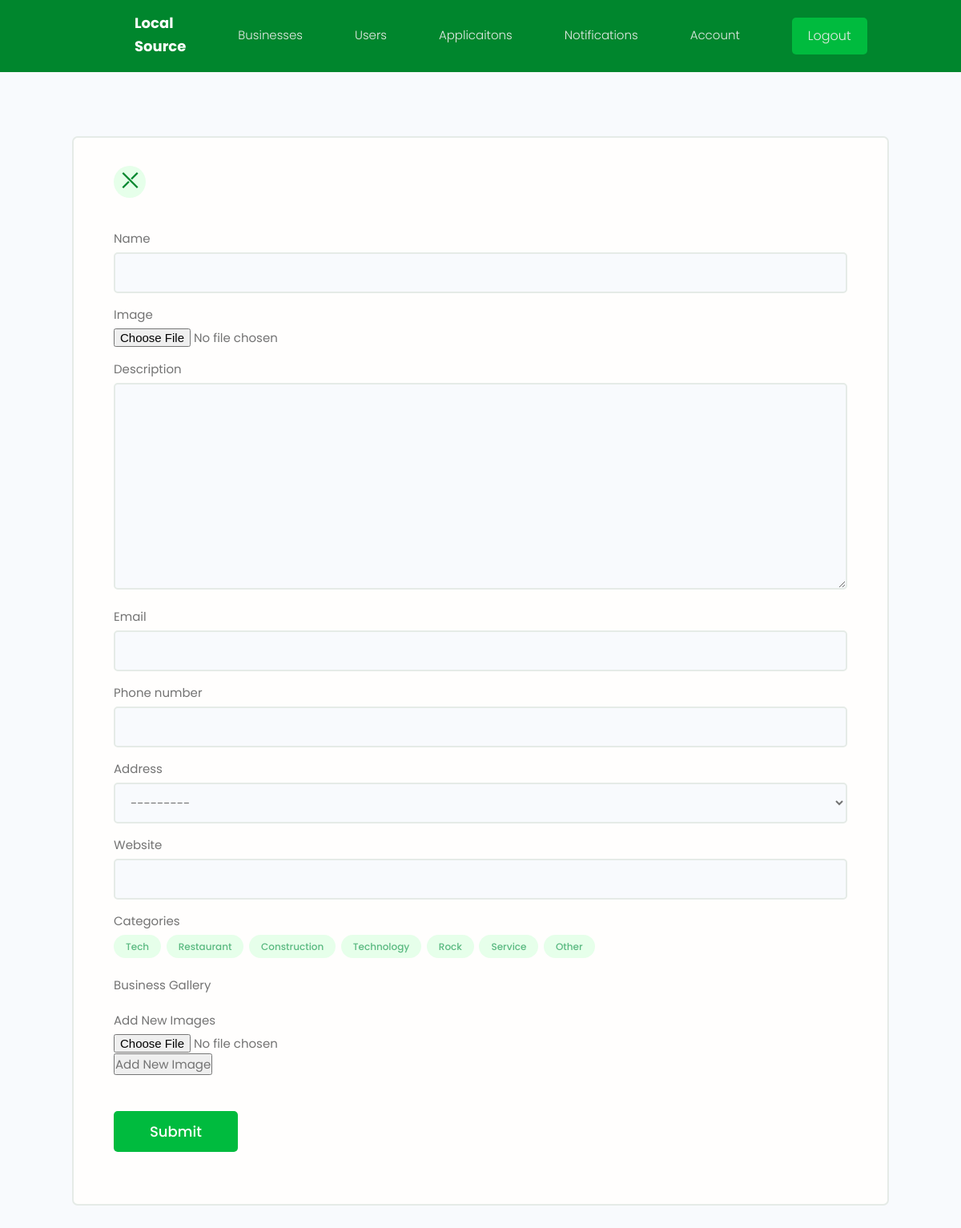
Page /create_business (signed in) on the earlier database version.
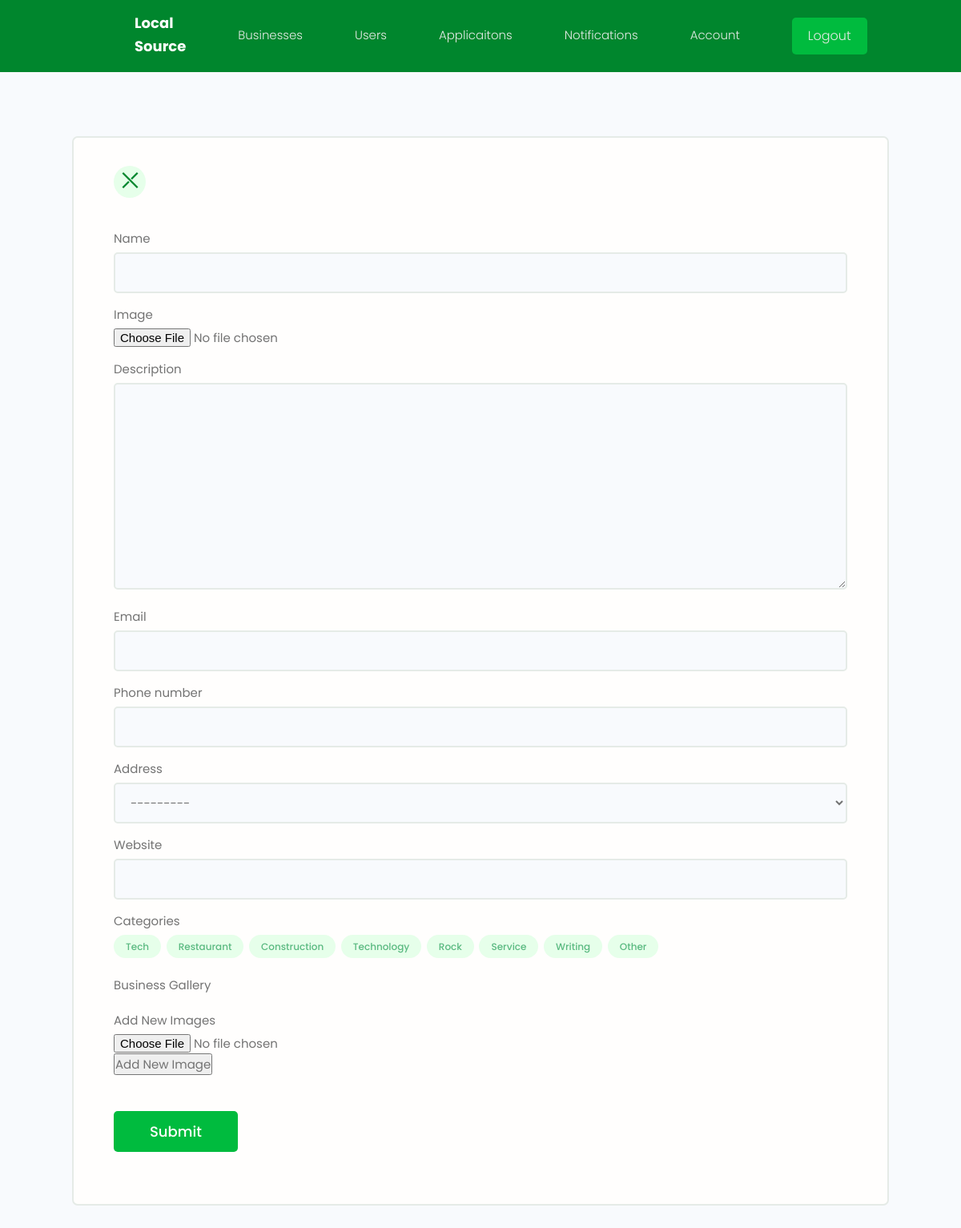
Same page on the later database version.
### Business/models.py (models this page shows, shortened)
class Business(models.Model):
    OPTIONS = (
        ("Approved", "Approved"),
        ("Pending", "Pending"),
        ("Declined", "Declinedz")
    )
    approval_state = models.CharField(max_length=10, choices=OPTIONS, null=True, blank=True, default="Pending")
    owner = models.ForeignKey(Profile, on_delete=models.CASCADE)
    name = models.CharField(max_length=200)
    categories = models.ManyToManyField("Category", blank=True)
    description = models.TextField(null=True, blank=True)
    address = models.ForeignKey("Address", on_delete=models.CASCADE)
    image = models.ImageField(null=True, blank=True, default="default.jpg")
    phone_number = models.IntegerField(blank=True, null=True)
    email = models.EmailField()
    website = models.CharField(max_length=200, null=True, blank=True)
    vote_total = models.IntegerField(default=0, null=True, blank=True)
    vote_ratio = models.IntegerField(default=0, null=True, blank=True)
    id = models.UUIDField(primary_key=True, default=uuid.uuid4, editable=False, unique=True)
    created = models.DateTimeField(auto_now_add=True)
    class Meta:
        verbose_name_plural = "Businesses"
        ordering = ['-vote_ratio', '-vote_total', 'name']

class Category(models.Model):
    creator = models.ForeignKey(Profile, on_delete=models.SET_NULL, null=True, blank=True)
    name = models.CharField(max_length=200)
    descritpion = models.TextField()
    id = models.UUIDField(default=uuid.uuid4, primary_key=True, unique=True, editable=False)
    created = models.DateTimeField(auto_now_add=True)

### Business/views.py (the view, shortened to what this page needs)
# urls.py: path('create_business', views.create_business, name="create-business"),
@login_required(login_url="login")
def create_business(request):
    profile = request.user.profile
    form = BusinessForm()
    formset = BusinessImageFormSet()
    context = {
        'form': form,
        'categories': Category.objects.all(),
        'formset':formset
    }
    return render(request, "business/business_form.html", context)

### Business/forms.py
class BusinessForm(ModelForm):
    class Meta:
        model = Business
        fields = ['name', 'image', 'description', 'email', 'phone_number', 'address', 'website']
        widgets = {
            'categories': forms.CheckboxSelectMultiple(),
        }
        widgets ={
            'businessImage'
        }
    def __init__(self, *args, **kwargs):
        super(BusinessForm, self).__init__(*args, **kwargs)
        for name, field in self.fields.items():
            field.widget.attrs.update({'class': 'input'})

### Business/models.py (called while the page is built)
    def __str__(self):
        return self.street_address + " " + self.city + " " + self.state + " " + self.country + " " + self.zip_code

### Business/templates/Business/business_form.html (shortened to what this page needs)
{% extends 'main.html' %}
{% load static %}
{% block content %}
<main class="formPage my-xl">
    <div class="content-box">
        <div class="formWrapper">
            <a class="backButton" href="{% url 'account' %}"><span style="font-weight:bold; font-size:25px; color:#00862d" %}>&#10540;</span></a>
            <br>
            <form class="form" method="POST" enctype="multipart/form-data">
                {% for field in form %}
                <div class="form__field">
                    <label for="formInput#text">{{field.label}}</label>
                    {{field}}
                </div>
                {% endfor %}
                <div class="form__field">
                    <label>Categories</label>
                    <div class="category-list">
                        {% for category in categories %}
                            <div class="business-tag tag tag--pill tag--main {% if category.id in selected_category_ids %}selected{% endif %}"
                                 data-id="{{ category.id }}">
                                {{ category.name }}
                            </div>
                        {% endfor %}
                        <div class="business-tag tag tag--pill tag--main {% if custom_categories %}selected{% endif %}"
                             data-id="other">
                            Other
                        </div>
                    </div>
                </div>
                <div class="form__field">
                    <label>Business Gallery</label>
                </div>
                <div class="form__field">
                    <label>Add New Images</label>
                    <div id="new-images-container">
                        <input type="file" name="new_images" class="new-image-input">
                    </div>
                    <button type="button" id="add-new-image">Add New Image</button>
                </div>
                <input class="btn btn--sub btn--lg  my-md" type="submit" value="Submit" />
            </form>
        </div>
    </div>
</main>
{% endblock %}

Differences in the rows shown:
added Category: name "Writing"
